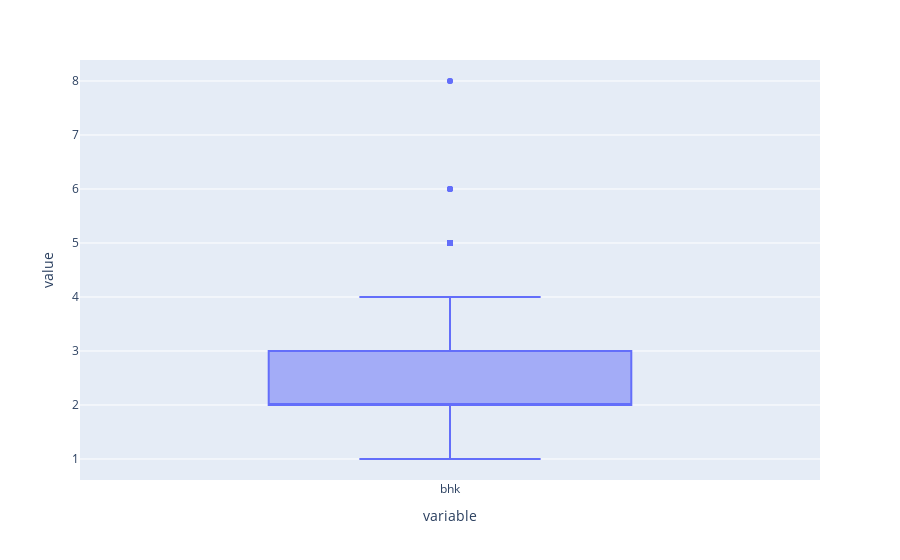

Write notebook code for a chart like this one.
### Code cell
px.box(data['bhk'])

### Figure 1 — Plotly figure (JSON) as saved in the notebook; plotly's stock layout.template omitted (floating-point values rounded to 4 significant figures; data arrays with more than 128 entries replaced by an {"elided": "..."} marker saying what was removed)
{"data": [{"alignmentgroup": "True", "hovertemplate": "variable=%{x}<br>value=%{y}<extra></extra>", "legendgroup": "", "marker": {"color": "#636efa"}, "name": "", "notched": false, "offsetgroup": "", "orientation": "v", "showlegend": false, "type": "box", "x": {"elided": "2620 str values"}, "x0": " ", "xaxis": "x", "y": {"elided": "2620 int values"}, "y0": " ", "yaxis": "y"}], "layout": {"boxmode": "group", "legend": {"tracegroupgap": 0}, "margin": {"t": 60}, "xaxis": {"anchor": "y", "domain": [0, 1], "title": {"text": "variable"}}, "yaxis": {"anchor": "x", "domain": [0, 1], "title": {"text": "value"}}}}
